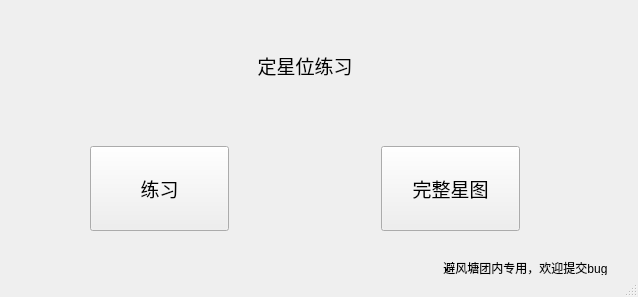
<?xml version="1.0" encoding="UTF-8"?>
<ui version="4.0">
 <class>MainWindow</class>
 <widget class="QMainWindow" name="MainWindow">
  <property name="geometry">
   <rect>
    <x>0</x>
    <y>0</y>
    <width>638</width>
    <height>297</height>
   </rect>
  </property>
  <property name="windowTitle">
   <string>定星位练习V1.0 by幻夜白狼</string>
  </property>
  <widget class="QWidget" name="centralwidget">
   <widget class="QWidget" name="layoutWidget">
    <property name="geometry">
     <rect>
      <x>90</x>
      <y>40</y>
      <width>430</width>
      <height>191</height>
     </rect>
    </property>
    <layout class="QGridLayout" name="gridLayout">
     <item row="0" column="0" colspan="3">
      <widget class="QLabel" name="label">
       <property name="sizePolicy">
        <sizepolicy hsizetype="Expanding" vsizetype="Expanding">
         <horstretch>0</horstretch>
         <verstretch>0</verstretch>
        </sizepolicy>
       </property>
       <property name="font">
        <font>
         <family>Arial</family>
         <pointsize>14</pointsize>
        </font>
       </property>
       <property name="text">
        <string>定星位练习</string>
       </property>
       <property name="alignment">
        <set>Qt::AlignCenter</set>
       </property>
      </widget>
     </item>
     <item row="1" column="0" colspan="3">
      <spacer name="verticalSpacer">
       <property name="orientation">
        <enum>Qt::Vertical</enum>
       </property>
       <property name="sizeHint" stdset="0">
        <size>
         <width>428</width>
         <height>18</height>
        </size>
       </property>
      </spacer>
     </item>
     <item row="2" column="0">
      <widget class="QPushButton" name="pushButtonPractice">
       <property name="sizePolicy">
        <sizepolicy hsizetype="Expanding" vsizetype="Expanding">
         <horstretch>0</horstretch>
         <verstretch>0</verstretch>
        </sizepolicy>
       </property>
       <property name="font">
        <font>
         <family>Arial</family>
         <pointsize>14</pointsize>
        </font>
       </property>
       <property name="text">
        <string>练习</string>
       </property>
      </widget>
     </item>
     <item row="2" column="1">
      <spacer name="horizontalSpacer">
       <property name="orientation">
        <enum>Qt::Horizontal</enum>
       </property>
       <property name="sizeHint" stdset="0">
        <size>
         <width>138</width>
         <height>85</height>
        </size>
       </property>
      </spacer>
     </item>
     <item row="2" column="2">
      <widget class="QPushButton" name="pushButtonCImage">
       <property name="sizePolicy">
        <sizepolicy hsizetype="Expanding" vsizetype="Expanding">
         <horstretch>0</horstretch>
         <verstretch>0</verstretch>
        </sizepolicy>
       </property>
       <property name="font">
        <font>
         <family>Arial</family>
         <pointsize>14</pointsize>
        </font>
       </property>
       <property name="text">
        <string>完整星图</string>
       </property>
      </widget>
     </item>
    </layout>
   </widget>
   <widget class="QLabel" name="label_2">
    <property name="geometry">
     <rect>
      <x>420</x>
      <y>260</y>
      <width>211</width>
      <height>16</height>
     </rect>
    </property>
    <property name="text">
     <string>避风塘团内专用，欢迎提交bug</string>
    </property>
    <property name="alignment">
     <set>Qt::AlignCenter</set>
    </property>
   </widget>
  </widget>
  <widget class="QStatusBar" name="statusbar"/>
 </widget>
 <resources/>
 <connections/>
</ui>
